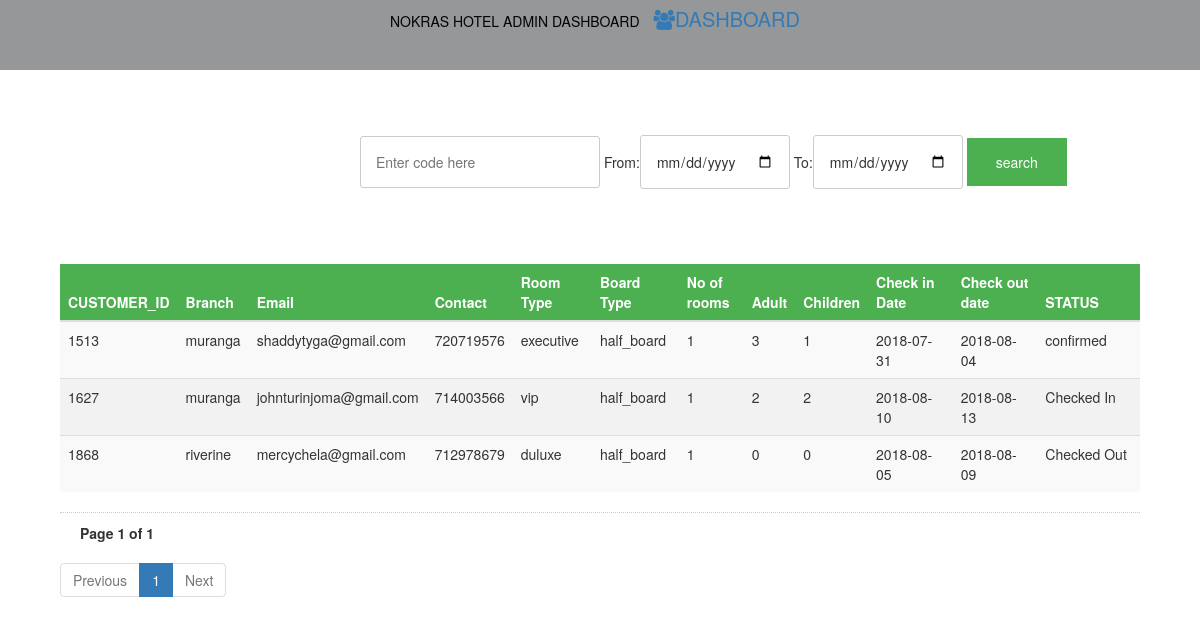
The page /viewbookies.php on the database its author committed.
### tables this page shows
CREATE TABLE `reservations` (
  `customer_id` int(255) NOT NULL,
  `branch` varchar(255) NOT NULL,
  `firstname` varchar(255) NOT NULL,
  `lastname` varchar(255) NOT NULL,
  `email` varchar(255) NOT NULL,
  `contact` int(255) NOT NULL,
  `roomtype` varchar(255) NOT NULL,
  `boardtype` varchar(255) NOT NULL,
  `no_rooms` varchar(255) NOT NULL,
  `adult` int(10) NOT NULL,
  `children` int(10) NOT NULL,
  `datein` date NOT NULL,
  `dateout` date NOT NULL,
  `status` varchar(255) NOT NULL DEFAULT 'not confirmed'
);

### viewbookies.php (the view, shortened to what this page needs)
<!DOCTYPE html>
<html>
  <head>
    <link href="https://stackpath.bootstrapcdn.com/font-awesome/4.7.0/css/font-awesome.min.css" rel="stylesheet">
    <link rel="stylesheet" href="animate.css">
    <link rel="stylesheet" href="viewadmin.css">
    <link rel="stylesheet" href="mastercss/bootstrap.min.css">
    <center>
    <div id="navbar">
  NOKRAS HOTEL ADMIN DASHBOARD
  <a href="dashboard.php"><i class="fa fa-users"></i>DASHBOARD</a>
  </div>
  </center>
  </head>
  <body>
    <br><br><br>
    <form class="" action="bookiessearch.php" method="post">
    <input type="text" name="search" value="" placeholder="Enter code here">
                      From:<input type="date" name="startdate" value="" placeholder="Enter startprice">
                      To:<input type="date" name="enddate" value="" placeholder="Enter endprice">
                      <input type="submit" name="submit" value="search">
    </form>
    <br><br><br>
    <div style="width:90%; margin:10px auto;">
    <table class="table table-striped  ">
    <thead>
    <tr>
    <th style='width:50px;background-color: #4CAF50;'>CUSTOMER_ID</th>
    <th style='width:50px;background-color: #4CAF50;'>Branch</th>
    <th style='width:150px;background-color: #4CAF50;'>Email</th>
    <th style='width:50px;background-color: #4CAF50;'>Contact</th>
    <th style='width:150px;background-color: #4CAF50;'>Room Type</th>
      <th style='width:150px;background-color: #4CAF50;'>Board Type</th>
    <th style='width:150px;background-color: #4CAF50;'>No of rooms</th>
    <th style='width:50px;background-color: #4CAF50;'>Adult</th>
    <th style='width:50px;background-color: #4CAF50;'>Children</th>
    <th style='width:450px;background-color: #4CAF50;'>Check in Date</th>
    <th style='width:450px;background-color: #4CAF50;'>Check out date</th>
    <th style='width:450px;background-color: #4CAF50;'>STATUS</th>
    </tr>
    </thead>
    <tbody>
    <?php
    include('conn.php');
    if (isset($_GET['page_no']) && $_GET['page_no']!="") {
    	$page_no = $_GET['page_no'];
    	} else {
    		$page_no = 1;
            }
    	$total_records_per_page =5;
        $offset = ($page_no-1) * $total_records_per_page;
    	$previous_page = $page_no - 1;
    	$next_page = $page_no + 1;
    	$result_count = mysqli_query($conn,"SELECT COUNT(*) As total_records FROM `reservations`");
    	$total_records = mysqli_fetch_array($result_count);
    	$total_records = $total_records['total_records'];
        $total_no_of_pages = ceil($total_records / $total_records_per_page);
        $result = mysqli_query($conn,"SELECT * FROM `reservations` LIMIT $offset, $total_records_per_page");
        while($row = mysqli_fetch_array($result)){
    		echo "<tr>
    			  <td>".$row["customer_id"]."</td>
    			  <td>".$row['branch']."</td>
              <td>".$row['email']."</td>
              <td>".$row['contact']."</td>
              <td>".$row['roomtype']."</td>
                <td>".$row['boardtype']."</td>
              <td>".$row['no_rooms']."</td>
              <td>".$row['adult']."</td>
              <td>".$row['children']."</td>
              <td>".$row['datein']."</td>
              <td>".$row['dateout']."</td>
              <td>".$row['status']."</td>
    		   	  </tr>";
            }
        ?>
    </tbody>
    </table>
    <div style='padding: 10px 20px 0px; border-top: dotted 1px #CCC;'>
    <strong>Page <?php echo $page_no." of ".$total_no_of_pages; ?></strong>
    </div>
    <ul class="pagination">
    	<li <?php if($page_no <= 1){ echo "class='disabled'"; } ?>>
    	<a <?php if($page_no > 1){ echo "href='?page_no=$previous_page'"; } ?>>Previous</a>
    	</li>
        <?php
    	if ($total_no_of_pages <= 10){
    		for ($counter = 1; $counter <= $total_no_of_pages; $counter++){
    			if ($counter == $page_no) {
    		   echo "<li class='active'><a>$counter</a></li>";
    				}else{
               echo "<li><a href='?page_no=$counter'>$counter</a></li>";
    				}
            }
    	}
    ?>
    	<li <?php if($page_no >= $total_no_of_pages){ echo "class='disabled'"; } ?>>
    	<a <?php if($page_no < $total_no_of_pages) { echo "href='?page_no=$next_page'"; } ?>>Next</a>
    	</li>
    </ul>
    </div>
  </body>
</html>

### viewadmin.css (style rules this page uses)
* { margin: 0; padding: 0; }
body { background-color: #eee; padding-top: 70px; }
#navbar { width: 100%; height: 70px; background-color:#959798; color: #030303; position: fixed; top: 0px; padding-top: 5PX; float: left; }
#navbar a { margin: 10px; font-size: 20px; }
table { border-collapse: collapse; width: 100%; }
th, td { text-align: left; padding: 8px; }
tr:nth-child(even) { background-color: #f2f2f2 }
th { background-color: #4CAF50; color: white; }

### viewbookies.php (style rules this page uses)
input[type=text] { width: 20%; top:30px; margin-left: 30%; padding: 15px; border: 1px solid #ccc; border-radius: 3px; }
input[type=date] { top:30px; padding: 15px; border: 1px solid #ccc; border-radius: 3px; }
input[type=submit] { width:100px; margin-left: 5%; height:auto; background-color: #4CAF50; color: white; padding: 14px 20px; margin: 8px 0; border: none; cursor: pointer; }

### rows shown on the page
reservations: customer_id "1513", branch "muranga", email "shaddytyga@gmail.com", contact "720719576", roomtype "executive", boardtype "half_board", no_rooms "1", adult "3", children "1", datein "2018-07-31", dateout "2018-08-04", status "confirmed"
reservations: customer_id "1627", branch "muranga", email "johnturinjoma@gmail.com", contact "714003566", roomtype "vip", boardtype "half_board", no_rooms "1", adult "2", children "2", datein "2018-08-10", dateout "2018-08-13", status "Checked In"
reservations: customer_id "1868", branch "riverine", email "mercychela@gmail.com", contact "712978679", roomtype "duluxe", boardtype "half_board", no_rooms "1", adult "0", children "0", datein "2018-08-05", dateout "2018-08-09", status "Checked Out"

### other values the page prints
$page_no "1"
$total_no_of_pages "1"
